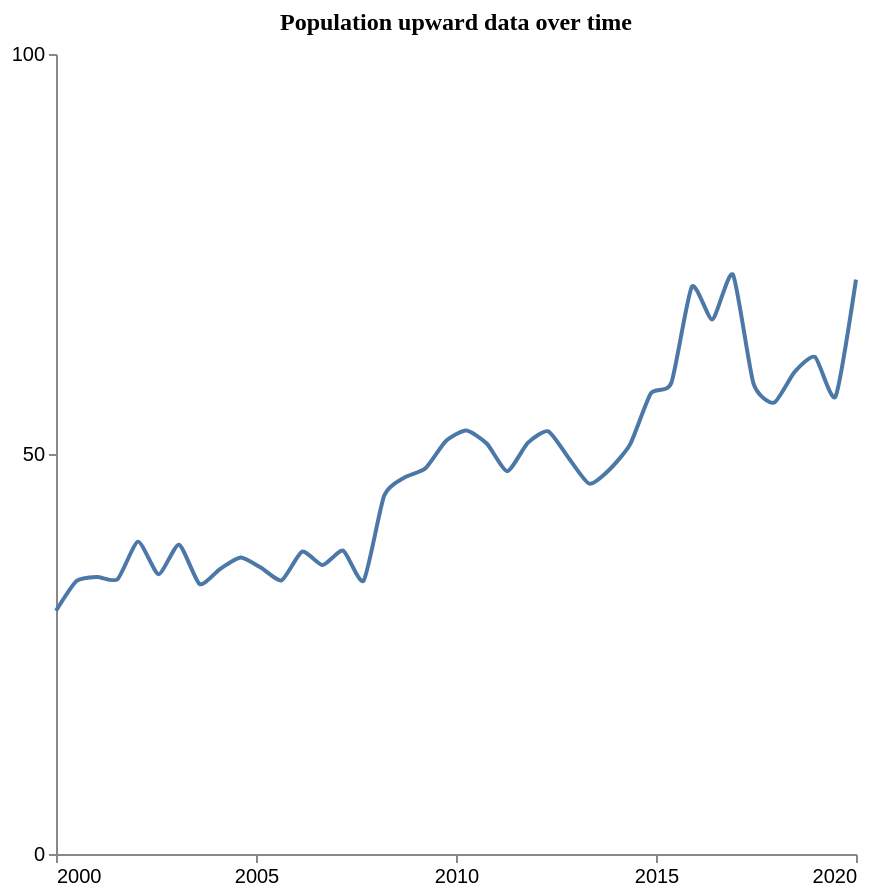

Here is the Vega-Lite specification saved for this chart:
### Vega-Lite specification from a JSON file in a GitHub repository (floating-point values rounded to 4 significant figures)
{"$schema": "https://vega.github.io/schema/vega-lite/v5.json", "description": "Pattern: Upward", "data": {"values": [{"X": 2000.0, "Y": 30.4}, {"X": 2001.0, "Y": 34.13}, {"X": 2001.0, "Y": 34.64}, {"X": 2002.0, "Y": 34.35}, {"X": 2002.0, "Y": 39.05}, {"X": 2003.0, "Y": 34.98}, {"X": 2003.0, "Y": 38.66}, {"X": 2004.0, "Y": 33.75}, {"X": 2004.0, "Y": 35.63}, {"X": 2005.0, "Y": 37.05}, {"X": 2005.0, "Y": 35.77}, {"X": 2006.0, "Y": 34.21}, {"X": 2006.0, "Y": 37.79}, {"X": 2007.0, "Y": 36.11}, {"X": 2007.0, "Y": 37.92}, {"X": 2008.0, "Y": 34.18}, {"X": 2008.0, "Y": 44.8}, {"X": 2009.0, "Y": 47.09}, {"X": 2009.0, "Y": 48.19}, {"X": 2010.0, "Y": 51.6}, {"X": 2010.0, "Y": 52.94}, {"X": 2011.0, "Y": 51.31}, {"X": 2011.0, "Y": 47.86}, {"X": 2012.0, "Y": 51.38}, {"X": 2012.0, "Y": 52.84}, {"X": 2013.0, "Y": 49.47}, {"X": 2013.0, "Y": 46.29}, {"X": 2014.0, "Y": 48.1}, {"X": 2014.0, "Y": 51.27}, {"X": 2015.0, "Y": 57.57}, {"X": 2015.0, "Y": 58.9}, {"X": 2016.0, "Y": 70.91}, {"X": 2016.0, "Y": 66.82}, {"X": 2017.0, "Y": 72.41}, {"X": 2017.0, "Y": 58.83}, {"X": 2018.0, "Y": 56.41}, {"X": 2018.0, "Y": 60.24}, {"X": 2019.0, "Y": 62.14}, {"X": 2019.0, "Y": 57.19}, {"X": 2020.0, "Y": 71.8}]}, "mark": {"type": "line", "interpolate": "cardinal", "tension": 0.4}, "encoding": {"x": {"field": "X", "type": "quantitative", "title": "", "axis": {"grid": false, "format": "d", "values": [2000, 2005, 2010, 2015, 2020], "tickSize": 4}, "scale": {"domain": [2000, 2020]}}, "y": {"field": "Y", "type": "quantitative", "title": "", "axis": {"grid": false, "format": "d", "values": [0, 50, 100], "tickSize": 4, "tickOpacity": 1}, "scale": {"domain": [0, 100]}}}, "title": {"text": "Population upward data over time", "anchor": "middle", "font": "Tahoma", "fontSize": 12}, "config": {"lineBreak": "^", "view": {"stroke": null}}, "height": 400, "width": 400, "autosize": "pad"}
